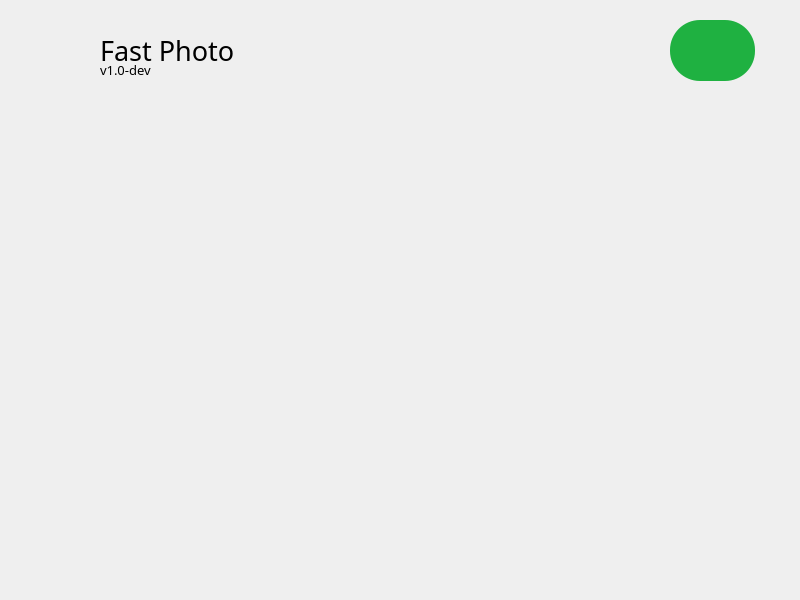
<?xml version="1.0" encoding="UTF-8"?>
<ui version="4.0">
 <class>MainWindow</class>
 <widget class="QMainWindow" name="MainWindow">
  <property name="geometry">
   <rect>
    <x>0</x>
    <y>0</y>
    <width>800</width>
    <height>600</height>
   </rect>
  </property>
  <property name="windowTitle">
   <string>MainWindow</string>
  </property>
  <widget class="QWidget" name="centralwidget">
   <widget class="QLabel" name="label">
    <property name="geometry">
     <rect>
      <x>100</x>
      <y>40</y>
      <width>151</width>
      <height>21</height>
     </rect>
    </property>
    <property name="font">
     <font>
      <family>Poppins ExtraBold</family>
      <pointsize>20</pointsize>
     </font>
    </property>
    <property name="text">
     <string>Fast Photo</string>
    </property>
   </widget>
   <widget class="QLabel" name="label_2">
    <property name="geometry">
     <rect>
      <x>30</x>
      <y>30</y>
      <width>61</width>
      <height>61</height>
     </rect>
    </property>
    <property name="text">
     <string/>
    </property>
    <property name="pixmap">
     <pixmap resource="../../assets/main_window_res.qrc">:/logo/imgs/logo.png</pixmap>
    </property>
   </widget>
   <widget class="QLabel" name="label_3">
    <property name="geometry">
     <rect>
      <x>100</x>
      <y>60</y>
      <width>65</width>
      <height>19</height>
     </rect>
    </property>
    <property name="font">
     <font>
      <family>Poppins Light</family>
      <pointsize>10</pointsize>
     </font>
    </property>
    <property name="text">
     <string>v1.0-dev</string>
    </property>
   </widget>
   <widget class="QPushButton" name="pushButton">
    <property name="geometry">
     <rect>
      <x>670</x>
      <y>20</y>
      <width>85</width>
      <height>61</height>
     </rect>
    </property>
    <property name="sizePolicy">
     <sizepolicy hsizetype="Fixed" vsizetype="Fixed">
      <horstretch>0</horstretch>
      <verstretch>0</verstretch>
     </sizepolicy>
    </property>
    <property name="styleSheet">
     <string notr="true">width: 60px; height: 60px; background-color: #1fb141; border-radius: 30px;</string>
    </property>
    <property name="text">
     <string/>
    </property>
    <property name="icon">
     <iconset resource="../../assets/main_window_res.qrc">
      <normaloff>:/settings_icon/icons/settings-icon.png</normaloff>:/settings_icon/icons/settings-icon.png</iconset>
    </property>
    <property name="iconSize">
     <size>
      <width>60</width>
      <height>60</height>
     </size>
    </property>
    <property name="flat">
     <bool>true</bool>
    </property>
   </widget>
  </widget>
 </widget>
 <resources>
  <include location="../../assets/main_window_res.qrc"/>
 </resources>
 <connections/>
</ui>
